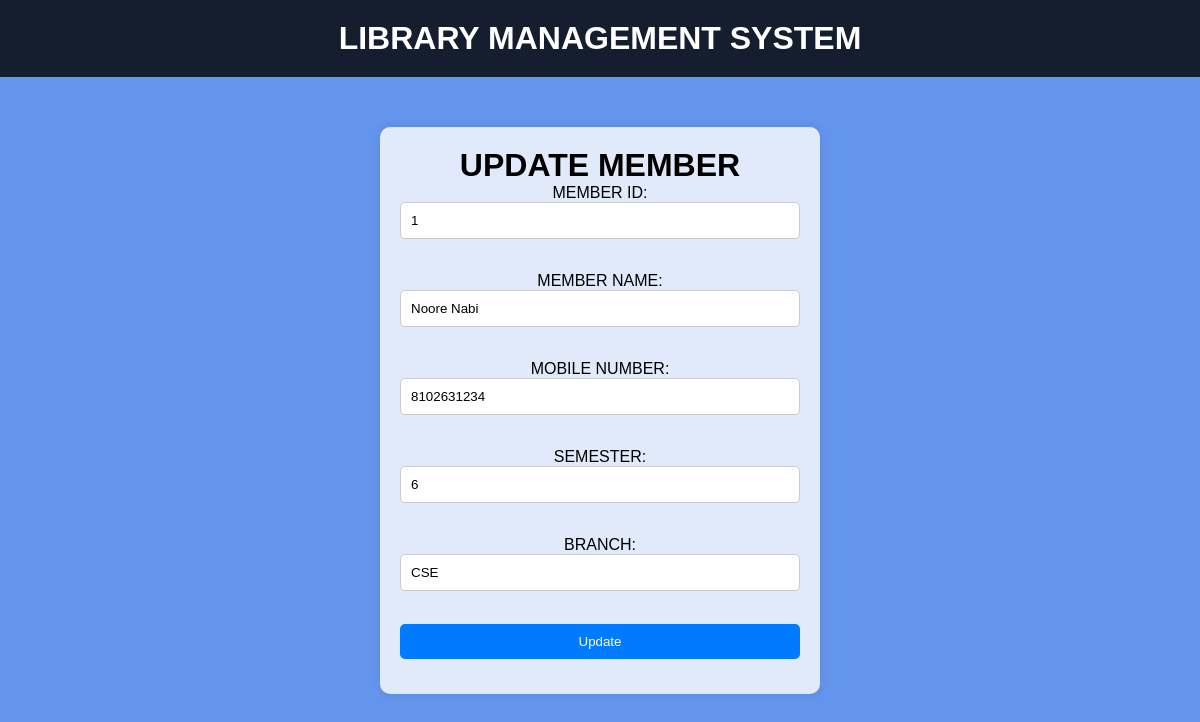
Page /updatem/1/ on the committed database.
### myapp/models.py (models this page shows)
class Member(models.Model):
        member_id=models.IntegerField(primary_key=True)
        member_name=models.CharField(max_length=220)
        mobile=models.IntegerField()
        semester=models.IntegerField()
        branch=models.CharField(max_length=30)

### myapp/views.py (the view, shortened to what this page needs)
# urls.py: path('updatem/<int:member_id>/',views.updatemember,name="updatemember"),
def updatemember(request,member_id):
    data1=Member.objects.get(pk=member_id)
    return render(request,'updatamember.html',{'data1':data1})

### myapp/templates/updatamember.html (shortened to what this page needs)
<!DOCTYPE html>
<html lang="en">
<head>
</head>
<body>
    <div id="mem"><h1>LIBRARY MANAGEMENT SYSTEM</h1></div>
    <form method="POST" style="text-align: center;">
        <h1>UPDATE MEMBER</h1>
        MEMBER ID: <input type="number" name="member_id" value="{{ data1.pk}}" readonly><br><br>
        MEMBER NAME: <input type="text" name="member_name" value="{{ data1.member_name }}"><br><br>
        MOBILE NUMBER: <input type="number" name="mobile" value="{{ data1.mobile}}"><br><br>
        SEMESTER: <input type="number" name="semester" value="{{ data1.semester}}"> <br><br>
        BRANCH: <input type="text" name="branch" value="{{ data1.branch}}"><br><br>
        <button type="submit">Update</button>
    </form>
</body>
</html>

### myapp/templates/updatamember.html (style rules this page uses)
body { font-family: Arial, sans-serif; margin: 0; padding: 0; background-color: #6495ED; }
#mem { background-color: rgba(0, 0, 0, 0.8); color: white; text-align: center; padding: 20px 0; }
h1 { margin: 0; }
form { max-width: 400px; margin: 50px auto; padding: 20px; background-color: rgba(255, 255, 255, 0.8); border-radius: 10px; box-shadow: 0 0 10px rgba(0, 0, 0, 0.1); }
input[type="number"], input[type="text"], button { width: 100%; padding: 10px; margin-bottom: 15px; border: 1px solid #ccc; border-radius: 5px; box-sizing: border-box; }
button { background-color: #007bff; color: white; border: none; cursor: pointer; transition: background-color 0.3s ease; }

### rows in the picture
Member: member_id "1", member_name "Noore Nabi", mobile "8102631234", semester "6", branch "CSE"
